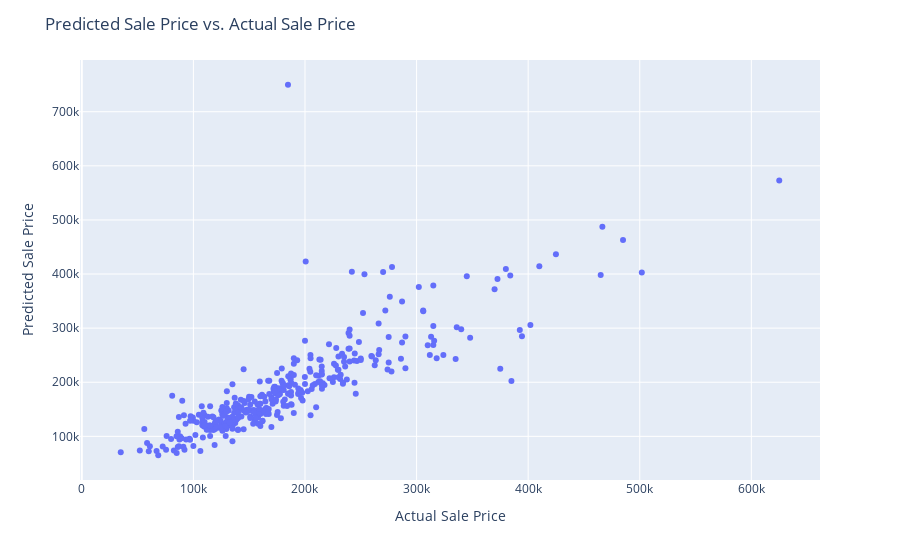

Notebook code cell kept with this figure:
### Code cell
final_gbr_mdl = GradientBoostingRegressor(n_estimators= best_params_gbr["n_estimators"],
                                          max_depth= best_params_gbr["max_depth"],
                                          min_samples_split= best_params_gbr["min_samples_split"],
                                          learning_rate = best_params_gbr["learning_rate"], 
                                          loss = "squared_error",
                                          ccp_alpha = best_params_gbr["ccp_alpha"])
final_gbr_mdl.fit(scaled_X_train_df, y_train)

fig_6a = px.scatter(x=y_test, y=final_gbr_mdl.predict(X_test))

fig_6a.update_xaxes(title_text="Actual Sale Price")
fig_6a.update_yaxes(title_text="Predicted Sale Price")
fig_6a.update_layout(title_text="Predicted Sale Price vs. Actual Sale Price")
fig_6a.show()


print(f"Testing score: {final_gbr_mdl.score(scaled_X_test_df, y_test)}")

### Figure 1 — Plotly figure (JSON) as saved in the notebook; plotly's stock layout.template omitted (floating-point values rounded to 4 significant figures; data arrays with more than 128 entries replaced by an {"elided": "..."} marker saying what was removed)
{"data": [{"hovertemplate": "x=%{x}<br>y=%{y}<extra></extra>", "legendgroup": "", "marker": {"color": "#636efa", "symbol": "circle"}, "mode": "markers", "name": "", "orientation": "v", "showlegend": false, "type": "scatter", "x": {"elided": "365 int values"}, "xaxis": "x", "y": {"elided": "365 float values"}, "yaxis": "y"}], "layout": {"legend": {"tracegroupgap": 0}, "margin": {"t": 60}, "title": {"text": "Predicted Sale Price vs. Actual Sale Price"}, "xaxis": {"anchor": "y", "domain": [0, 1], "title": {"text": "Actual Sale Price"}}, "yaxis": {"anchor": "x", "domain": [0, 1], "title": {"text": "Predicted Sale Price"}}}}
